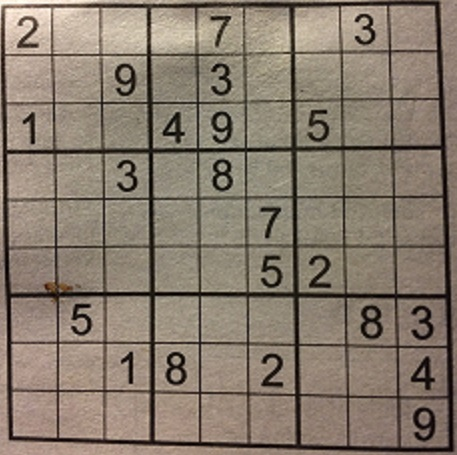
#> input picture Alfa/imgs/IMG_2346.jpg, 457 x 455 px
$ python -i pildiltTuvastamine.py   (imports and definitions only)
#> lines starting #> are read from the running program, lines starting #| are printed output that depends on the picture; after the words box and inside, x2 and y2 are one past the last pixel; in counts of white or black regions, pixels touching at a corner belong together
from PIL import Image
import pytesseract
import cv2
import numpy as np
import tkinter as tk

def ImageToGrid(image):

#> called with image = 'imgs/IMG_2346.jpg'
    pytesseract.pytesseract.tesseract_cmd = r'C:\Program Files\Tesseract-OCR\tesseract.exe'

    # Pildi tõlkimine piksliteks ja seejätel RGB-->ühevärviline
    img = cv2.imread(image)
#> img is the input picture: shape (455, 457, 3); mean B, G, R 109.8, 123.6, 136.1
    gray = cv2.cvtColor(img, cv2.COLOR_RGB2GRAY)
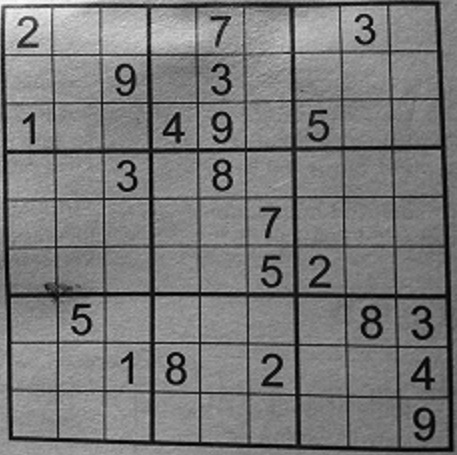
#> gray: shape (455, 457); min 0, max 251, mean 120.9

    # Pildilt äärte üles otsimine kasutades Canny meetodit
    edges = cv2.Canny(gray, 100, 200)
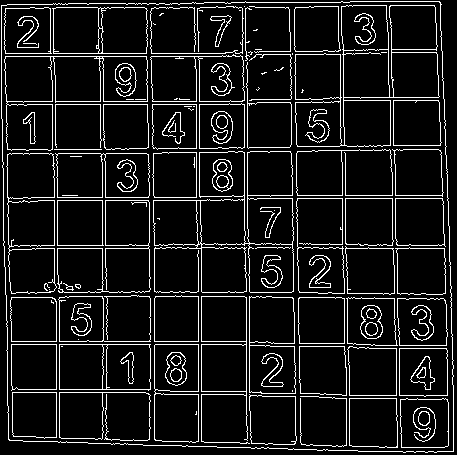
#> edges: shape (455, 457); 9.8% white in thin lines or dots

    # Pikslite tegemine kas mustaks kui väärtus on alla 110 või valge kui üle 255. Et lihtsam oleks töödelda
    ret, whiteblackimg = cv2.threshold(gray, 110, 255, cv2.THRESH_BINARY)
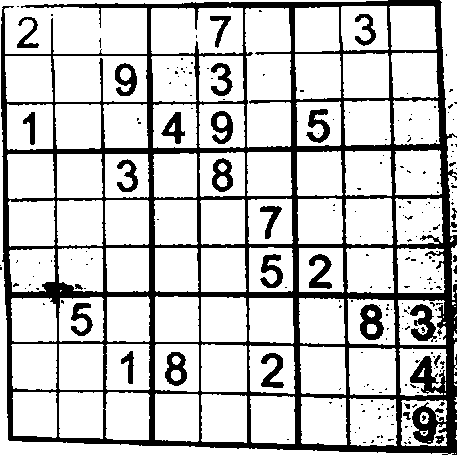
#> whiteblackimg: shape (455, 457); 78% white; 232 black regions (203 under 20 px), largest, box (x1, y1, x2, y2) and area: (1, 0, 457, 455) 37494, (360, 304, 384, 340) 547, (410, 304, 437, 342) 541

    # Otsin üles pildilt kõik sirged jooned, HoughLines meetodiga
    lines = cv2.HoughLines(edges, 1, np.pi / 180, 175)
#> lines = 40 rows, first 8: [248, 1.57], [-293, 3.12], [53, 1.57], [344, 1.57], [56, 1.57], [101, 1.57], [341, 1.57], [-338, 3.12]

    vertical_lines = []
    horizontal_lines = []

    # Eemaldan liiga kõrvuti olevad jooned. Eesmärgiks on saada vaid 10 joont mõlemat pidi, mitte mingi 25
    for index, line in enumerate(lines):
        tooSimilar = False
        if 1 < line.item(1) < 2:
            if vertical_lines == []:
                vertical_lines.append(line)
                continue
            for el in vertical_lines:
                if abs(el.item(0) - line.item(0)) < 20:
                    tooSimilar = True
                    break
            if tooSimilar == False:
                vertical_lines.append(line)

        else:
            if horizontal_lines == []:
                horizontal_lines.append(line)
                continue
            for el in horizontal_lines:
                if abs(abs(el.item(0)) - abs(line.item(0))) < 30:
                    tooSimilar = True
                    break
            if tooSimilar == False:
                horizontal_lines.append(line)
#> this loop made 40 passes
#> line on passes 1 to 12: [[248, 1.57]], [[-293, 3.12]], [[53, 1.57]], [[344, 1.57]], [[56, 1.57]], [[101, 1.57]], [[341, 1.57]], [[-338, 3.12]], [[102, 0]], [[-53, 3.12]], [[-435, 3.11]], [[292, 1.57]]
#> after the loop, horizontal_lines = [[[-293, 3.12]], [[-338, 3.12]], [[102, 0]], [[-53, 3.12]], [[-435, 3.11]], [[-4, 3.12]], [[201, 0]], [[154, 0]], [[247, 0]], [[-389, 3.12]]]; vertical_lines = [[[248, 1.57]], [[53, 1.57]], [[344, 1.57]], [[101, 1.57]], [[292, 1.57]], [[391, 1.59]], [[195, 1.57]], [[7, 1.57]], [[156, 1.55]], [[439, 1.61]]]
    lines = horizontal_lines + vertical_lines
#> lines = 20 items, first 6: [[-293, 3.12]], [[-338, 3.12]], [[102, 0]], [[-53, 3.12]], [[-435, 3.11]], [[-4, 3.12]]

    # Meetod Houghlines leiab read polaarkoordinaatidena. Kuna ma ei oska nendega ringi käia, siis teen need Descartesi koordinaatideks.
    cart_horizontal_lines = []
    for line in horizontal_lines:
        rho, theta = line[0]
        y = rho * np.cos(theta)
        x = rho * np.sin(theta)
        cart_horizontal_lines.append([int(y), int(x)])
#> this loop made 10 passes
#> (rho, theta, y, x) on passes 1 to 10: (-293, 3.12, 293, -5.11), (-338, 3.12, 337.9, -5.9), (102, 0, 102, 0), (-53, 3.12, 52.99, -0.925), (-435, 3.11, 434.7, -15.18), (-4, 3.12, 4, -0.0698), (201, 0, 201, 0), (154, 0, 154, 0), (247, 0, 247, 0), (-389, 3.12, 388.9, -6.79)
#> after the loop, cart_horizontal_lines = [[292, -5], [337, -5], [102, 0], [52, 0], [434, -15], [3, 0], [201, 0], [154, 0], [247, 0], [388, -6]]

    cart_vertical_lines = []
    for line in vertical_lines:
        rho, theta = line[0]
        y = rho * np.cos(theta)
        x = rho * np.sin(theta)
        cart_vertical_lines.append([int(x), int(y)])
#> this loop made 10 passes
#> (rho, theta, y, x) on passes 1 to 10: (248, 1.57, -1.08e-05, 248), (53, 1.57, -2.32e-06, 53), (344, 1.57, -1.5e-05, 344), (101, 1.57, -4.41e-06, 101), (292, 1.57, -1.28e-05, 292), (391, 1.59, -6.82, 390.9), (195, 1.57, -8.52e-06, 195), (7, 1.57, -3.06e-07, 7), (156, 1.55, 2.72, 156), (439, 1.61, -15.32, 438.7)
#> after the loop, cart_vertical_lines = [[248, 0], [53, 0], [344, 0], [101, 0], [292, 0], [390, -6], [195, 0], [7, 0], [155, 2], [438, -15]]

    cart_horizontal_lines.sort()
    cart_vertical_lines.sort()


    # Tükeldan pildi ühikruutudeks ja pytesseract katsub tuvastada numbi
    result = []
    for i in range(9):
        temp = []
        for j in range(9):
            area = whiteblackimg[cart_horizontal_lines[i][0]:cart_horizontal_lines[i + 1][0],
                   cart_vertical_lines[j][0]: cart_vertical_lines[j + 1][0]]
            new_image = Image.fromarray(area)
            k = (pytesseract.image_to_string(new_image, lang='eng',
                                             config='--psm 10 --oem 3 -c tessedit_char_whitelist=0123456789'))
            temp.append(k)
        result.append(temp)
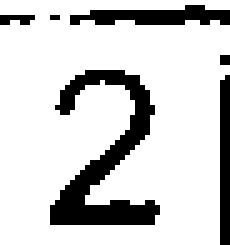
#> area: shape (49, 46) (shown 5 times larger); 80.9% white; 6 black regions (3 under 20 px), largest, box (x1, y1, x2, y2) and area: (10, 14, 32, 45) 263, (14, 1, 46, 5) 84, (44, 15, 46, 49) 67
#> after the loop, result = []

    return result

#> (the run stopped early here; a loop or call above may not have finished)
